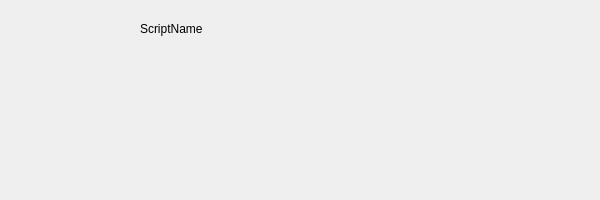
<?xml version="1.0" encoding="UTF-8"?>
<ui version="4.0">
 <class>base</class>
 <widget class="QFrame" name="base">
  <property name="geometry">
   <rect>
    <x>0</x>
    <y>0</y>
    <width>600</width>
    <height>200</height>
   </rect>
  </property>
  <property name="windowTitle">
   <string>Frame</string>
  </property>
  <property name="frameShape">
   <enum>QFrame::Shape::NoFrame</enum>
  </property>
  <widget class="QLabel" name="scriptNameLabel">
   <property name="geometry">
    <rect>
     <x>140</x>
     <y>20</y>
     <width>231</width>
     <height>18</height>
    </rect>
   </property>
   <property name="text">
    <string>ScriptName</string>
   </property>
  </widget>
 </widget>
 <resources/>
 <connections/>
</ui>
